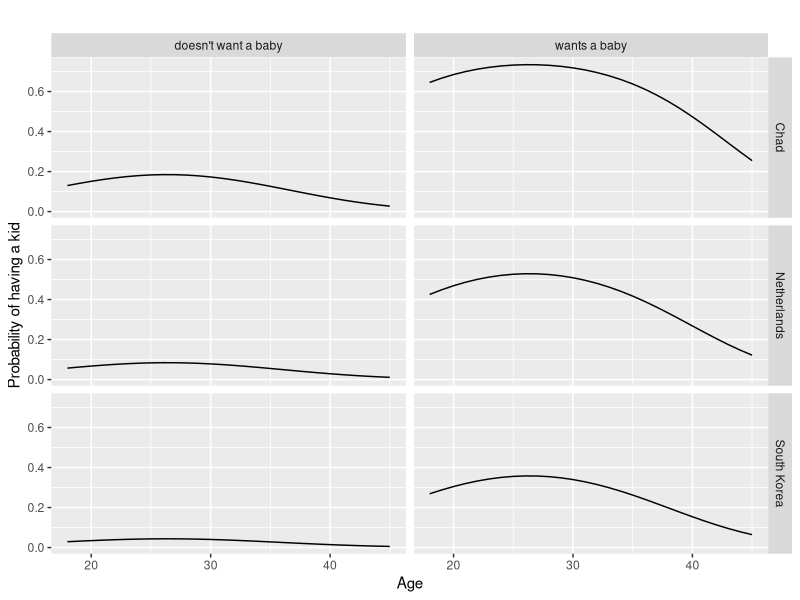

This figure's R source:
## ---- chunk 1
library(tidyverse)
library(rlang)
set.seed(08544)
## ---- chunk 2
# Parameters
age <- 18:45
country <- c("Chad", "Netherlands", "South Korea")
desire <- c("wants a baby", "doesn't want a baby")

# tibble of all possible parameter combinations
param_combos <- expand_grid(age = age, country = country, desire = desire)

# this code is not very efficient in R but I'm trying to write in a way that I can swtich to Python eventually
for (row in 1:nrow(param_combos)) {
  # age
  age <- param_combos[row, "age"]

  # country
  country <- param_combos[row, "country"]

  # desire
  desire <- param_combos[row, "desire"]

  
  # set by trial and error https://www.desmos.com/calculator
  a <- -0.006
  b <- 0.1
  c <- -1
  country_offset <- case_when(
    country == "Netherlands" ~ -0.8,
    country == "Chad" ~ 0.1,
    country == "South Korea" ~ -1.5
  )
  desire_hash <- case_when(
    desire == "wants a baby" ~ 1.5,
    desire == "doesn't want a baby" ~ -1
  )
  
  # log odds of having a kid
  log_odds_kid <- a * (age - 18)^2 + b * (age - 18) + c + country_offset + desire_hash
  
  # Convert log odds to probability
  p_kid <- 1 / (1 + exp(-log_odds_kid))
  
  # Append to param_combos
  param_combos[row, c("log_odds_kid", "p_kid")] <- c(log_odds_kid, p_kid)
}
## ---- chunk 3
# ggplot age vs p_kid facet by country and desire
param_combos %>%
  select(age, p_kid, country, desire) %>%
  ggplot(aes(age, p_kid)) +
  geom_line() +
  facet_grid(country ~ desire) +
  labs(title = "",
       x = "Age",
       y = "Probability of having a kid")
## ---- chunk 4
# write param_combos to csv
write_csv(param_combos, "fer_data_sim_dpg_params.csv")
## ---- chunk 5
# set parameters
n_chad <- 10000
n_netherlands <- 10000
n_south_korea <- 10000

prop_desire_chad <- 0.3
chad_desire <- c(rep("wants a baby", round(n_chad * prop_desire_chad)), 
                     rep("doesn't want a baby", n_chad - round(n_chad * prop_desire_chad)))
ages_chad <- c(sample(18:45, n_chad, replace = TRUE))

prop_desire_netherlands <- 0.3
netherlands_desire <- c(rep("wants a baby", round(n_netherlands * prop_desire_netherlands)), 
                     rep("doesn't want a baby", n_netherlands - round(n_netherlands * prop_desire_netherlands)))
ages_netherlands <- ages_chad # assume same age distribution as Chad
                     
prop_desire_south_korea <- 0.3
south_korea_desire <- c(rep("wants a baby", round(n_south_korea * prop_desire_south_korea)), 
                     rep("doesn't want a baby", n_south_korea - round(n_south_korea * prop_desire_south_korea)))
ages_south_korea <- ages_chad # assume same age distribution as Chad

people <- tibble(
  country = c(rep("Chad", n_chad), rep("Netherlands", n_netherlands), rep("South Korea", n_south_korea)),
  desire = c(chad_desire, netherlands_desire, south_korea_desire),
  age = c(ages_chad, ages_netherlands, ages_south_korea)
)

# join probabilities from param_combos
people <- left_join(people, param_combos, 
                    by = c("country", "age", "desire"))

# simulate having a kid
people <- people %>%
  mutate(
    kid = rbinom(n(), 1, p_kid)
  )

# append hashed version of each column
people <- people %>%
  mutate(
    age_hash = hash(age),
    country_hash = hash(country),
    desire_hash = hash(desire)
  )
## ---- chunk 6
header <- "Below is an instruction that describes a task, paired with an input that provides further context. Write a response that appropriately completes the request."
instruction <- "You are a smart and helpful AI assistant that has been trained to predict life outcomes."
people <- people %>%
  mutate(instruction = instruction) %>%
  mutate(input = str_glue("country is {country}, age is {age}, desire is {desire}")) %>%
  mutate(input_hash = str_glue("country is {country_hash}, age is {age_hash}, desire is {desire_hash}")) %>%
  mutate(response = str_glue("kid: {kid}")) %>%
  mutate(text = str_glue("{header}\n\n \ 
                         ### Instruction:\n{instruction}\n\n \
                         ### Input:\n{input}\n\n \
                         ### Response:\n{response}")) %>%
  mutate(text_hash = str_glue("{header}\n\n \ 
                         ### Instruction:\n{instruction}\n\n \
                         ### Input:\n{input_hash}\n\n \
                         ### Response:\n{response}"))

## ---- chunk 7
# write fine tuning file
n <- 100
people %>%
  select(instruction, input, response, text) %>%
  slice_sample(n = n) %>%
  write_csv(str_glue("fake_data_for_ft_n={n}.csv"))
